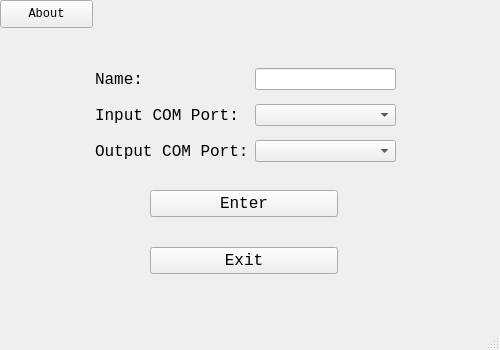
<?xml version="1.0" encoding="UTF-8"?>
<ui version="4.0">
 <class>MainWindow</class>
 <widget class="QMainWindow" name="MainWindow">
  <property name="geometry">
   <rect>
    <x>0</x>
    <y>0</y>
    <width>500</width>
    <height>350</height>
   </rect>
  </property>
  <property name="minimumSize">
   <size>
    <width>500</width>
    <height>350</height>
   </size>
  </property>
  <property name="maximumSize">
   <size>
    <width>500</width>
    <height>350</height>
   </size>
  </property>
  <property name="font">
   <font>
    <family>Consolas</family>
   </font>
  </property>
  <property name="windowTitle">
   <string>BM Network Messenger</string>
  </property>
  <widget class="QWidget" name="centralwidget">
   <widget class="QWidget" name="layoutWidget">
    <property name="geometry">
     <rect>
      <x>95</x>
      <y>60</y>
      <width>301</width>
      <height>110</height>
     </rect>
    </property>
    <layout class="QGridLayout" name="gridLayout">
     <item row="0" column="0">
      <widget class="QLabel" name="LabelName">
       <property name="font">
        <font>
         <family>Consolas</family>
         <pointsize>12</pointsize>
        </font>
       </property>
       <property name="text">
        <string>Name:</string>
       </property>
      </widget>
     </item>
     <item row="3" column="1">
      <widget class="QComboBox" name="comboBoxCOMOutputPort"/>
     </item>
     <item row="0" column="1">
      <widget class="QLineEdit" name="lineEditName"/>
     </item>
     <item row="3" column="0">
      <widget class="QLabel" name="label">
       <property name="font">
        <font>
         <pointsize>12</pointsize>
        </font>
       </property>
       <property name="text">
        <string>Output COM Port:</string>
       </property>
      </widget>
     </item>
     <item row="1" column="0">
      <widget class="QLabel" name="LabelCOM">
       <property name="font">
        <font>
         <family>Consolas</family>
         <pointsize>12</pointsize>
        </font>
       </property>
       <property name="text">
        <string>Input COM Port:</string>
       </property>
      </widget>
     </item>
     <item row="1" column="1">
      <widget class="QComboBox" name="comboBoxCOMInputPort"/>
     </item>
    </layout>
   </widget>
   <widget class="QWidget" name="layoutWidget_2">
    <property name="geometry">
     <rect>
      <x>150</x>
      <y>190</y>
      <width>188</width>
      <height>84</height>
     </rect>
    </property>
    <layout class="QVBoxLayout" name="verticalLayout">
     <item>
      <widget class="QPushButton" name="pushButtonEnter">
       <property name="font">
        <font>
         <family>Consolas</family>
         <pointsize>12</pointsize>
        </font>
       </property>
       <property name="styleSheet">
        <string notr="true"/>
       </property>
       <property name="text">
        <string>Enter</string>
       </property>
      </widget>
     </item>
     <item>
      <spacer name="verticalSpacer">
       <property name="orientation">
        <enum>Qt::Vertical</enum>
       </property>
       <property name="sizeHint" stdset="0">
        <size>
         <width>20</width>
         <height>40</height>
        </size>
       </property>
      </spacer>
     </item>
     <item>
      <widget class="QPushButton" name="pushButtonExit">
       <property name="font">
        <font>
         <family>Consolas</family>
         <pointsize>12</pointsize>
        </font>
       </property>
       <property name="styleSheet">
        <string notr="true"/>
       </property>
       <property name="text">
        <string>Exit</string>
       </property>
      </widget>
     </item>
    </layout>
   </widget>
   <widget class="QPushButton" name="pushButtonAbout">
    <property name="geometry">
     <rect>
      <x>0</x>
      <y>0</y>
      <width>93</width>
      <height>28</height>
     </rect>
    </property>
    <property name="text">
     <string>About</string>
    </property>
   </widget>
  </widget>
  <widget class="QMenuBar" name="menubar">
   <property name="geometry">
    <rect>
     <x>0</x>
     <y>0</y>
     <width>500</width>
     <height>26</height>
    </rect>
   </property>
  </widget>
  <widget class="QStatusBar" name="statusbar"/>
 </widget>
 <resources/>
 <connections>
  <connection>
   <sender>pushButtonExit</sender>
   <signal>clicked()</signal>
   <receiver>MainWindow</receiver>
   <slot>close()</slot>
   <hints>
    <hint type="sourcelabel">
     <x>255</x>
     <y>258</y>
    </hint>
    <hint type="destinationlabel">
     <x>389</x>
     <y>290</y>
    </hint>
   </hints>
  </connection>
 </connections>
</ui>
